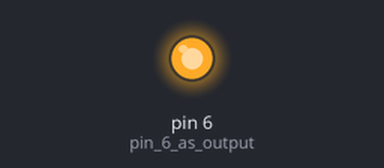
Bench run of a sketch on a simulated Arduino Uno, built with avr-gcc and run on an emulated ATmega328P. Parts: output pins drawn as LEDs (lit = HIGH). What the sketch prints to the serial monitor is not drawn.

Above: at 2.5 s.
At 7.5 s:
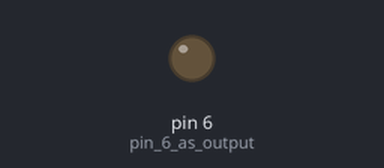
Timing chart, 0 to 13.0 s (numbered marks = the images above):
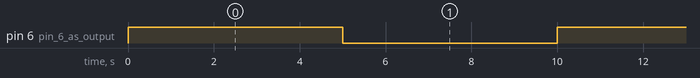

Measured:
- by itself, pin 6 (pin_6_as_output): alternates HIGH for 5.0 s and LOW for 5.0 s

The sketch:

MOSFET_SWITCHING.ino
```cpp
void setup() {
  pinMode(6, OUTPUT);        // pin 6 as output
  Serial.begin(9600);        // open serial monitor
}

void loop() {
  // Turn MOSFET ON
  digitalWrite(6, HIGH);
  Serial.println("MOSFET: ON — measure gate voltage now");
  delay(5000);               // stays ON for 5 seconds

  // Turn MOSFET OFF
  digitalWrite(6, LOW);
  Serial.println("MOSFET: OFF — measure gate voltage now");
  delay(5000);               // stays OFF for 5 seconds
}
```
